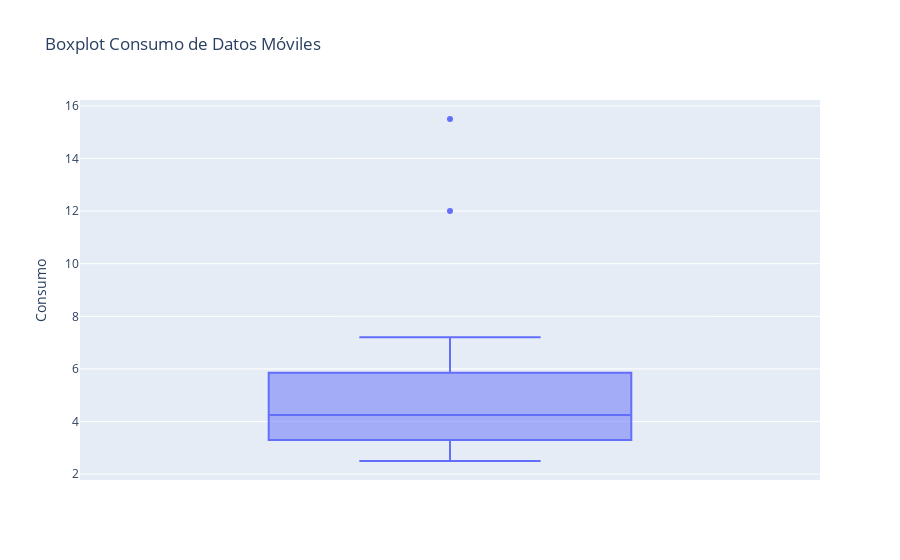

The code cell stored with this chart in its notebook:
### Markdown cell above
## Ejercicio 8: Consumo de datos móviles

Se registró el **consumo de datos (GB)** de distintos usuarios durante un periodo reciente.

## Consumo de datos (GB) por usuario; incluye algunos consumidores intensivos
consumo_gb = [4.2, 3.8, 5.1, 2.9, 3.5, 4.0, 6.2, 5.5, 3.1, 2.7,
              12.0, 15.5, 4.3, 3.9, 5.0, 6.8, 7.2, 2.5, 3.0, 4.8]

## Tareas
- Crear un **boxplot** del consumo.
- Identificar **outliers**.
- Clasificar **perfiles**: bajo, medio, intensivo.

💡 Aquí se ve muy bien el valor visual del **bigote** para detectar extremos sin usar gráficos complejos.

### Code cell
consumo_gb = [4.2, 3.8, 5.1, 2.9, 3.5, 4.0, 6.2, 5.5, 3.1, 2.7,
              12.0, 15.5, 4.3, 3.9, 5.0, 6.8, 7.2, 2.5, 3.0, 4.8]

df = pd.DataFrame({"Consumo": consumo_gb})


fig = px.box(df, y="Consumo", points="outliers", title="Boxplot Consumo de Datos Móviles")
fig.show()

print(f"Perfil bajo hasta {df["Consumo"].quantile(0.25)} Gb")
print(f"Perfil medio hasta {df["Consumo"].quantile(0.5)} Gb")
print(f"Perfil alto a partir de {df["Consumo"].quantile(0.75)} Gb")

### Figure 1 — Plotly figure (JSON) as saved in the notebook; plotly's stock layout.template omitted (floating-point values rounded to 4 significant figures)
{"data": [{"alignmentgroup": "True", "boxpoints": "outliers", "hovertemplate": "Consumo=%{y}<extra></extra>", "legendgroup": "", "marker": {"color": "#636efa"}, "name": "", "notched": false, "offsetgroup": "", "orientation": "v", "showlegend": false, "type": "box", "x0": " ", "xaxis": "x", "y": [4.2, 3.8, 5.1, 2.9, 3.5, 4.0, 6.2, 5.5, 3.1, 2.7, 12.0, 15.5, 4.3, 3.9, 5.0, 6.8, 7.2, 2.5, 3.0, 4.8], "y0": " ", "yaxis": "y"}], "layout": {"boxmode": "group", "legend": {"tracegroupgap": 0}, "title": {"text": "Boxplot Consumo de Datos Móviles"}, "xaxis": {"anchor": "y", "domain": [0, 1]}, "yaxis": {"anchor": "x", "domain": [0, 1], "title": {"text": "Consumo"}}}}
